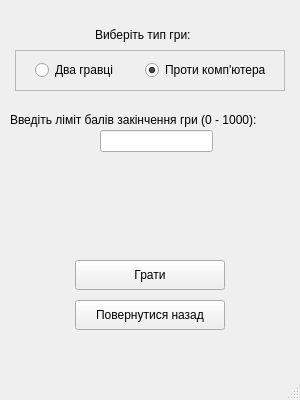
<?xml version="1.0" encoding="UTF-8"?>
<ui version="4.0">
 <class>PresettingWindow</class>
 <widget class="QMainWindow" name="PresettingWindow">
  <property name="geometry">
   <rect>
    <x>0</x>
    <y>0</y>
    <width>300</width>
    <height>400</height>
   </rect>
  </property>
  <property name="windowTitle">
   <string>MainWindow</string>
  </property>
  <widget class="QWidget" name="centralwidget">
   <widget class="QLabel" name="label">
    <property name="geometry">
     <rect>
      <x>95</x>
      <y>20</y>
      <width>110</width>
      <height>30</height>
     </rect>
    </property>
    <property name="text">
     <string>Виберіть тип гри:</string>
    </property>
   </widget>
   <widget class="QFrame" name="frameTypeGame">
    <property name="geometry">
     <rect>
      <x>15</x>
      <y>50</y>
      <width>270</width>
      <height>41</height>
     </rect>
    </property>
    <property name="frameShape">
     <enum>QFrame::StyledPanel</enum>
    </property>
    <property name="frameShadow">
     <enum>QFrame::Raised</enum>
    </property>
    <widget class="QRadioButton" name="radioButtonTwoPlayers">
     <property name="geometry">
      <rect>
       <x>20</x>
       <y>10</y>
       <width>95</width>
       <height>20</height>
      </rect>
     </property>
     <property name="text">
      <string>Два гравці</string>
     </property>
    </widget>
    <widget class="QRadioButton" name="radioButtonPlayPC">
     <property name="geometry">
      <rect>
       <x>130</x>
       <y>10</y>
       <width>131</width>
       <height>20</height>
      </rect>
     </property>
     <property name="text">
      <string>Проти комп'ютера</string>
     </property>
     <property name="checked">
      <bool>true</bool>
     </property>
    </widget>
   </widget>
   <widget class="QPushButton" name="ButtonGoGame">
    <property name="geometry">
     <rect>
      <x>75</x>
      <y>260</y>
      <width>150</width>
      <height>30</height>
     </rect>
    </property>
    <property name="text">
     <string>Грати</string>
    </property>
   </widget>
   <widget class="QPushButton" name="ButtonBack">
    <property name="geometry">
     <rect>
      <x>75</x>
      <y>300</y>
      <width>150</width>
      <height>30</height>
     </rect>
    </property>
    <property name="text">
     <string>Повернутися назад</string>
    </property>
   </widget>
   <widget class="QLineEdit" name="Score">
    <property name="geometry">
     <rect>
      <x>100</x>
      <y>130</y>
      <width>113</width>
      <height>22</height>
     </rect>
    </property>
   </widget>
   <widget class="QLabel" name="label_2">
    <property name="geometry">
     <rect>
      <x>10</x>
      <y>110</y>
      <width>271</width>
      <height>20</height>
     </rect>
    </property>
    <property name="text">
     <string>Введіть ліміт балів закінчення гри (0 - 1000):</string>
    </property>
   </widget>
  </widget>
  <widget class="QMenuBar" name="menubar">
   <property name="geometry">
    <rect>
     <x>0</x>
     <y>0</y>
     <width>300</width>
     <height>26</height>
    </rect>
   </property>
  </widget>
  <widget class="QStatusBar" name="statusbar"/>
 </widget>
 <resources/>
 <connections/>
</ui>
